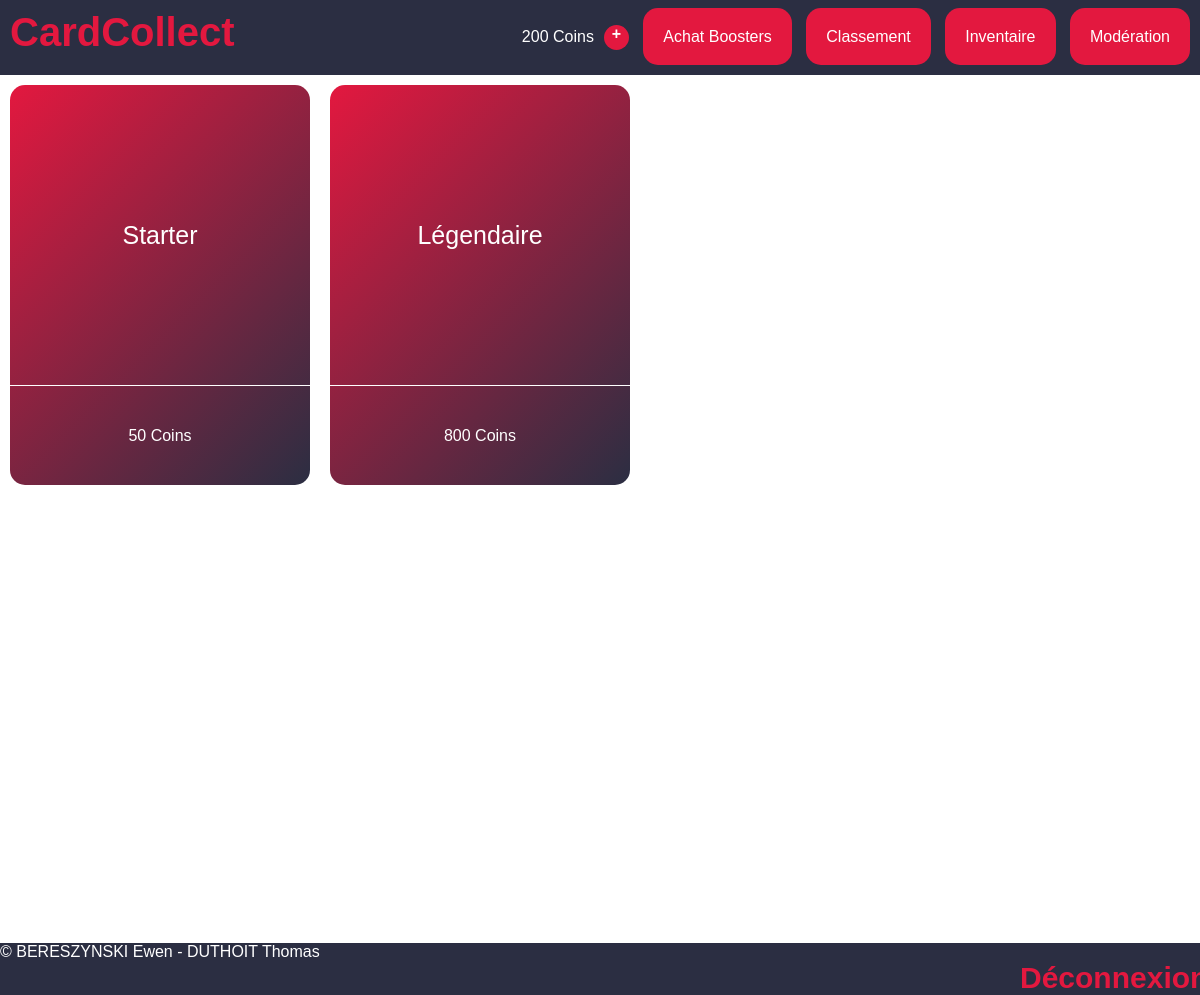
The app's page /index.php?view=shop (signed in), older data.
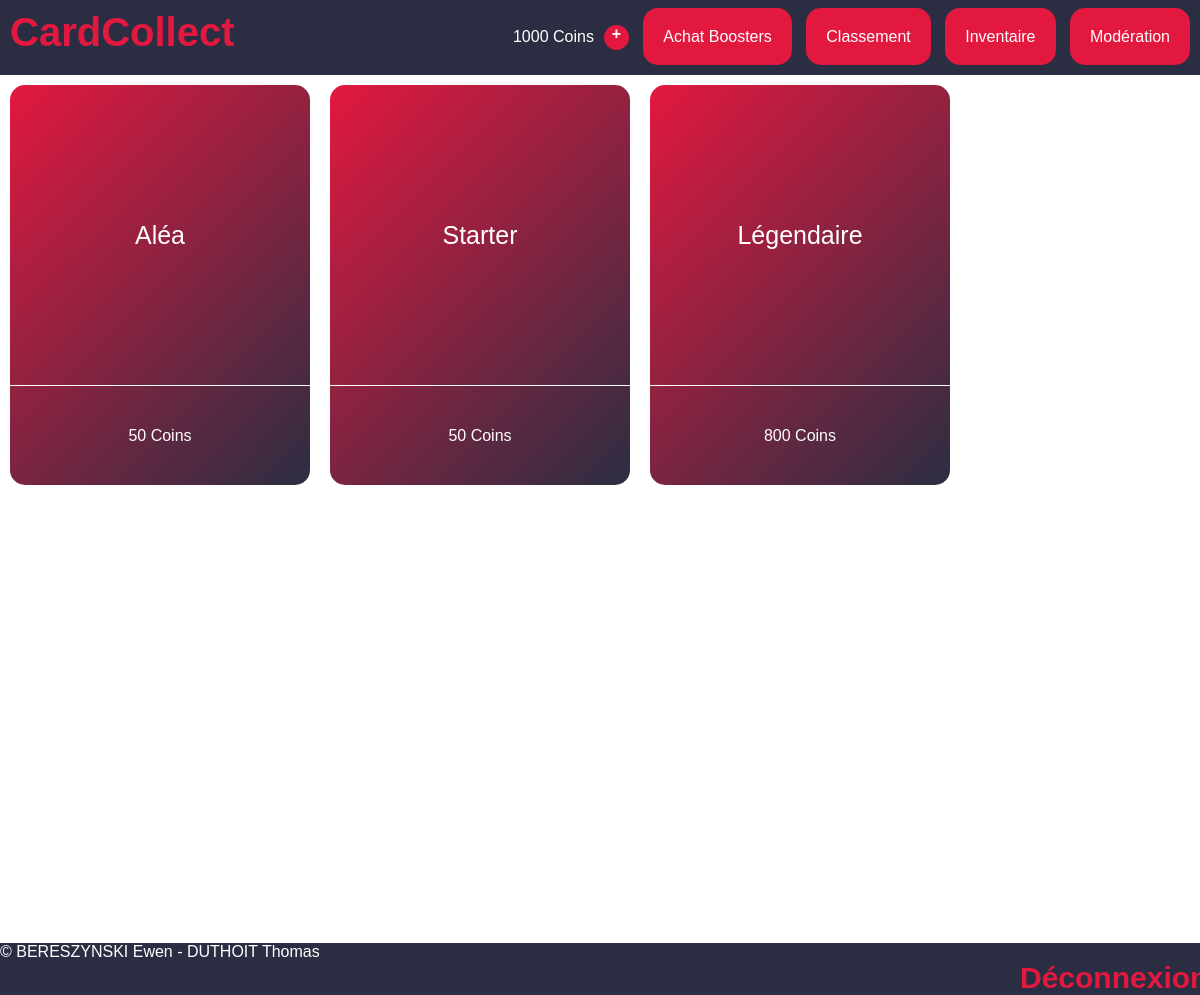
The same page, newer data.
### tables this page shows
CREATE TABLE `Users` (
  `id` int NOT NULL AUTO_INCREMENT,
  `mail` varchar(100) NOT NULL UNIQUE,
  `pseudo` varchar(20) NOT NULL UNIQUE,
  `pass` varchar(50) NOT NULL,
  `privileges` int NOT NULL DEFAULT 0,
  `allowed` int DEFAULT 1,
  `coins` int DEFAULT 200,

  PRIMARY KEY (id)
);

CREATE TABLE `Boosters` (
  `id` int NOT NULL AUTO_INCREMENT,
  `name` varchar(30) NOT NULL,
  `cost` int NOT NULL,
  `nbCommon` int NOT NULL,
  `nbUncommon` int NOT NULL,
  `nbEpic` int NOT NULL,
  `nbLegendary` int NOT NULL,
  `nbRandom` int NOT NULL,
  `inShop` int NOT NULL DEFAULT 1,

  PRIMARY KEY (id)
);

### libs/maLibUtils.php (called while the page is built, shortened)
<?php
function valider($nom,$type="REQUEST")
{
	switch($type)
	{
		case 'REQUEST':
		if(isset($_REQUEST[$nom]) && !($_REQUEST[$nom] == ""))
			return proteger($_REQUEST[$nom]);
		break;
		case 'GET':
		if(isset($_GET[$nom]) && !($_GET[$nom] == ""))
			return proteger($_GET[$nom]);
		break;
		case 'SESSION':
		if(isset($_SESSION[$nom]) && !($_SESSION[$nom] == ""))
			return $_SESSION[$nom];
		break;
	}
	return false;
}
function proteger($str)
{
	if (is_array($str))
	{
		$nextTab = array();
		foreach($str as $cle => $val)
		{
			$nextTab[$cle] = addslashes($val);
		}
		return $nextTab;
	}
	else
		return addslashes ($str);
}
?>

### libs/maLibSQL.pdo.php (called while the page is built, shortened)
<?php
include_once "config.php";
function SQLGetChamp($sql)
{
	global $BDD_host;
	global $BDD_base;
	global $BDD_user;
	global $BDD_password;
	try {
		$dbh = new PDO("mysql:host=$BDD_host;dbname=$BDD_base", $BDD_user, $BDD_password);
	} catch (PDOException $e) {
		die("<font color=\"red\">SQLGetChamp: Erreur de connexion : " . $e->getMessage() . "</font>");
	}
	$dbh->exec("SET CHARACTER SET utf8");
	$res = $dbh->query($sql);
	$num = $res->rowCount();
	$res->setFetchMode(PDO::FETCH_NUM);
	$ligne = $res->fetch();
	if ($ligne == false) return false;
	else return $ligne[0];
}
function SQLSelect($sql)
{
 	global $BDD_host;
	global $BDD_base;
 	global $BDD_user;
 	global $BDD_password;
	try {
		$dbh = new PDO("mysql:host=$BDD_host;dbname=$BDD_base", $BDD_user, $BDD_password);
	} catch (PDOException $e) {
		die("<font color=\"red\">SQLSelect: Erreur de connexion : " . $e->getMessage() . "</font>");
	}
	$dbh->exec("SET CHARACTER SET utf8");
	$res = $dbh->query($sql);
	$num = $res->rowCount();
	if ($num==0) return false;
	else return $res;
}
function parcoursRs($result)
{
	$result->setFetchMode(PDO::FETCH_ASSOC);
	while ($ligne = $result->fetch())
		$tab[]= $ligne;
	return $tab;
}
?>

### libs/modele.php (called while the page is built, shortened)
<?php
include_once "maLibSQL.pdo.php";
function getCoins($id){
  return SQLGetChamp("
  SELECT coins
  FROM Users
  WHERE id='$id';");
}
function listerBoosters($inshop = 0){
    $sql = "
    SELECT id, name, cost, nbCommon, nbUncommon, nbEpic, nbLegendary, nbRandom, inShop
    FROM Boosters";
    if ($inshop == 0) {
      $sql = $sql . ";";
    }
    else {
      $sql = $sql . " WHERE inShop;";
    }
  return parcoursRs(SQLSelect($sql));
}
?>

### templates/shop.php (the view, shortened to what this page needs)
<?php
$boosters = listerboosters(1);
echo "<div>";
for ($i=0; $i < count($boosters); $i++) {
	echo "<a href=\"index.php?view=boosterinfo&idBooster=" . $boosters[$i]["id"]. "\">";
	mkBooster($boosters[$i]["name"], $boosters[$i]["cost"] . " Coins");
	echo "</a>";
}
echo "</div>";
?>

### templates/header.php (shortened to what this page needs)
<!DOCTYPE html PUBLIC "-//W3C//DTD XHTML 1.0 Strict//EN" "http://www.w3.org/TR/xhtml1/DTD/xhtml1-strict.dtd">
<html xmlns="http://www.w3.org/1999/xhtml">
<head>
	<link rel="stylesheet" type="text/css" href="css/style.css">
</head>
<body>
<div id="site_header">
	<a id="site_logo" href="index.php?view=accueil">CardCollect</a>
<?php
echo "<div id=\"navbar_buttons\">";
	if (!valider("connected", "SESSION")) {
		echo "<a class=\"crimson_button\" href=\"index.php?view=login\">Connexion</a>\n";
		echo "<a class=\"crimson_button\" href=\"index.php?view=register\">Inscription</a>\n";
	}
	else {
		echo getCoins(valider("idUser", "SESSION")) . " Coins";
		echo "<a class=\"more_coins_btn\" href=\"index.php?view=questions\">+</a>\n";
		echo "<a class=\"crimson_button\" href=\"index.php?view=shop\">Achat Boosters</a>\n";
		echo "<a class=\"crimson_button\" href=\"index.php?view=podium\">Classement</a>\n";
		echo "<a class=\"crimson_button\" href=\"index.php?view=cardInventory\">Inventaire</a>\n";
	}
	if (valider("connected", "SESSION") && (valider("permissions", "SESSION") >= 1)) {
		echo "<a class=\"crimson_button\" href=\"index.php?view=moderation\">Modération</a>\n";
	}
echo "</div>";
?>
</div>
<div class="spacer"></div>

### index.php (shortened to what this page needs)
<?php
include_once "libs/maLibUtils.php";
include_once "libs/maLibSQL.pdo.php";
include_once "libs/modele.php";
include_once "libs/LibCardCollect.php";
	$view = valider("view");
	include("templates/header.php");
	switch($view)
	{
		default :
			if (file_exists("templates/$view.php"))
				include("templates/$view.php");
	}
	include("templates/footer.php");
?>

### libs/LibCardCollect.php (shortened to what this page needs)
<?php
function mkBooster($name, $cost, $cardsCount="NO", $id=0){
    if ($cardsCount == "NO") {
        echo "<div class=\"booster\">";
            echo "<span>" . $name . "</span>";
            echo "<p>". $cost . "</p>";
        echo "</div>";
    } else {
        echo "<a href=\"controleur.php?action=OuvrirBooster&idBooster=" . $id . "\"><div class=\"booster\">";
            echo "<span>" . $name . "</span>";
            echo "<p>". $cardsCount . " cartes</p>";
        echo "</div></a>";
    }
}
?>

### templates/footer.php (shortened to what this page needs)
<div style="height: 500px"></div>
<div id="site_footer">
<div>© BERESZYNSKI Ewen - DUTHOIT Thomas</div>
<?php
if (valider("connected", "SESSION")) {
  echo "<a id=\"site_logout\" href=\"controleur.php?action=Déconnexion\">Déconnexion</a>\n";
}
?>
</div>
</body>
</html>

### css/style.css (style rules this page uses)
:root { --crimson: #e3183f; --white: #ffffff; --black: #000000; --dark: #2b2e42; --dgray: #8d9aad; --lgray: #d9d9d9; --r1-bg: #8d9aad; --r2-bg: #00bf63; --r3-bg: #8c52ff; --r4-bg: linear-gradient(to right, #ffde59, #ff914d); --booster-bg: linear-gradient(135deg, var(--crimson) ,var(--dark)); --radial-bg: radial-gradient(var(--crimson), var(--dark) 80% ); --bg-t1: var(--r4-bg); --bg-t2: linear-gradient(to right, #ffffff, #241f1c); --bg-t3: linear-gradient(to right, #bd6218, #ff7017); --reveal-glow: rgba(255, 255, 255, 0.363); --card-shadow: rgba(0, 0, 0, 0.103); }
* { font-family: sans-serif; }
body { margin: 0; padding: 0; min-height: 100vh; }
.crimson_button { background-color: var(--crimson); color: var(--white); text-decoration: none; padding: 20px; border-radius: 15px; transition-duration: .3s; }
.booster { width: 300px; height: 400px; border-radius: 15px; text-align: center; background: var(--booster-bg); display: inline-block; margin: 10px; }
.booster p { color: var(--white); border-top: 1px solid var(--white); margin-top: 0px; height: 100px; vertical-align: middle; line-height: 100px; }
.booster span { color: var(--white); font-size: 25px; margin: 10px 10px 0 10px; padding-bottom: 50px; border-radius: 15px; line-height: 300px; }
#site_header { background-color: var(--dark); display: inline-block; height: 75px; width: 100vw; z-index: 2; position: absolute; top: 0; }
.spacer { height: 75px; }
#site_logo { color: var(--crimson); text-decoration: none; font-weight: bold; font-size: 40px; position: absolute; left: 10px; top: 10px; }
#navbar_buttons { display: inline-block; position: absolute; right: 10px; top: 25px; color: var(--white); }
#navbar_buttons>a { margin-left: 10px; }
#site_footer { background-color: var(--dark); display: inline-block; position: fixed; bottom: 0; left: 0; right: 0; color: var(--white); z-index: 2; }
#site_logout { color: var(--crimson); text-decoration: none; font-weight: bold; font-size: 30px; position: relative; left: 85%; top:50%; }
.more_coins_btn { display: inline-block; background-color: var(--crimson); color: var(--white); text-decoration: none; width: 25px; height: 25px; text-align: center; border-radius: 50%; font-weight: bold; vertical-align: middle; transition-duration: .5s; }

Row changes from the older to the newer data that the page shows:
changed users: coins "200" → "1000"
added boosters: name "Aléa", cost "50 Coins"
